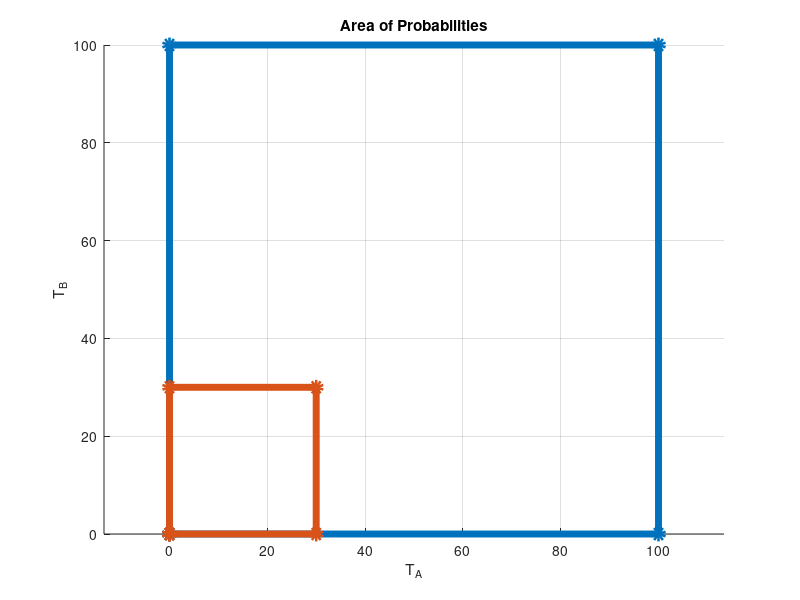

MATLAB code for this plot:
x = [0,100,100,0,0];
y = [0,0,100,100,0];

x_ = [0,30,30,0,0];
y_ = [0,0,30,30,0];

hold on;

plot(x, y, '-o', 'LineWidth', 5);
plot(x_, y_, '-o', 'LineWidth', 5);

hold off;

axis equal;

title('Area of Probabilities');
xlabel('T_A');
ylabel('T_B');

grid on;
